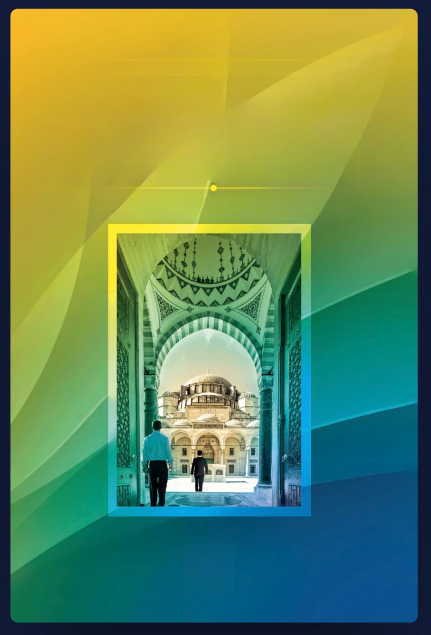
#> input picture covers/namaz/namaz-notitle-source.png, 862 x 1270 px (shown at 1/2 size)
$ python fix_speck.py
#> lines starting #> are read from the running program, lines starting #| are printed output that depends on the picture; after the words box and inside, x2 and y2 are one past the last pixel; in counts of white or black regions, pixels touching at a corner belong together
"""Refill a small leftover speck where the Süreyya logo was (smooth gradient: normalised-convolution fill),
on both the normal and the 4x no-title artwork.

    python3 fix_speck.py
"""
from pathlib import Path

import cv2
import numpy as np
from PIL import Image

HERE = Path(__file__).parent
SPECK = (370, 1150, 410, 1190)          # source px (inside the former logo box)


def refill(path, k):
#> called with k = 1
    im = np.asarray(Image.open(path).convert("RGB")).astype(np.float32)
    x0, y0, x1, y1 = (v * k for v in SPECK)
    pad = 40 * k
    X0, Y0, X1, Y1 = x0 - pad, y0 - pad, x1 + pad, y1 + pad
    reg = im[Y0:Y1, X0:X1]
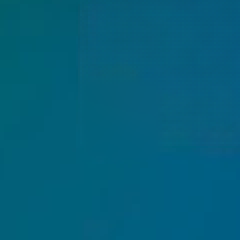
#> reg: shape (120, 120, 3) float32 (shown 2 times larger); mean R, G, B 3.7, 95, 123.1
    keep = np.ones(reg.shape[:2], np.float32)
    keep[y0 - Y0:y1 - Y0, x0 - X0:x1 - X0] = 0
    s = 12 * k
    smooth = cv2.GaussianBlur(reg * keep[..., None], (0, 0), s) / np.maximum(cv2.GaussianBlur(keep, (0, 0), s), 1e-3)[..., None]
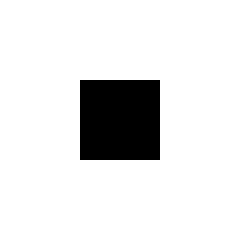
#> keep: shape (120, 120) float32 (shown 2 times larger); values 0 (black) and 1 (white), 88.9% white; 1 black region, box (x1, y1, x2, y2) and area: (40, 40, 80, 80) 1600
    soft = cv2.GaussianBlur(1 - keep, (0, 0), 2 * k)[..., None]
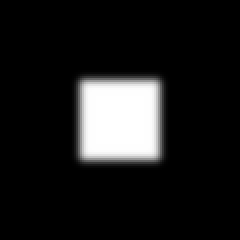
#> soft: shape (120, 120, 1) float32 (shown 2 times larger); min 0, max 1, mean 0.111
    im[Y0:Y1, X0:X1] = reg * (1 - soft) + smooth * soft
    Image.fromarray(im.round().clip(0, 255).astype(np.uint8)).save(path)
    print("fixed", path.name)


if __name__ == "__main__":
    refill(HERE / "namaz-notitle-source.png", 1)
    refill(HERE / "namaz-notitle-source-4x.png", 4)
#> (the run stopped early here; a loop or call above may not have finished)

$ run again, with covers/namaz/khmer.png copied over covers/namaz/namaz-notitle-source.png
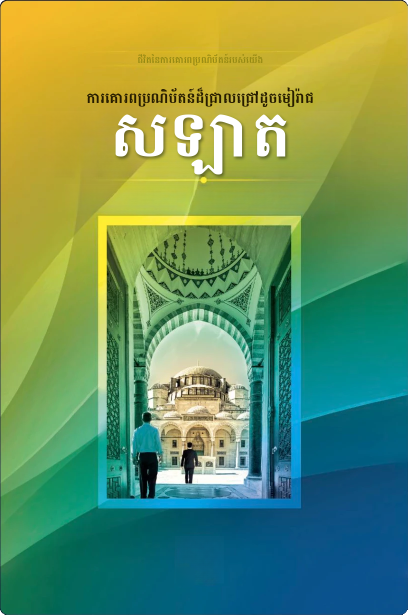
#> input picture covers/namaz/khmer.png, 815 x 1229 px (shown at 1/2 size)
#> in refill, `reg = im[Y0:Y1, X0:X1]`:
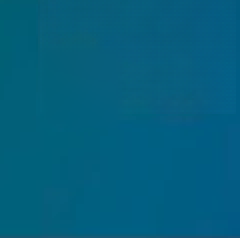
#> reg: shape (119, 120, 3) float32 (shown 2 times larger); mean R, G, B 3.7, 94.8, 126.1
#> keep: shape (119, 120) float32; values 0 (black) and 1 (white), 88.8% white; 1 black region, box (x1, y1, x2, y2) and area: (40, 40, 80, 80) 1600
#> in refill, `soft = cv2.GaussianBlur(1 - keep, (0, 0), 2 * k)[..., None]`:
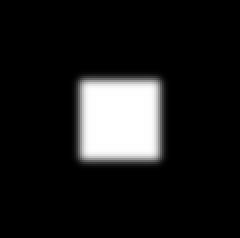
#> soft: shape (119, 120, 1) float32 (shown 2 times larger); min 0, max 1, mean 0.112
